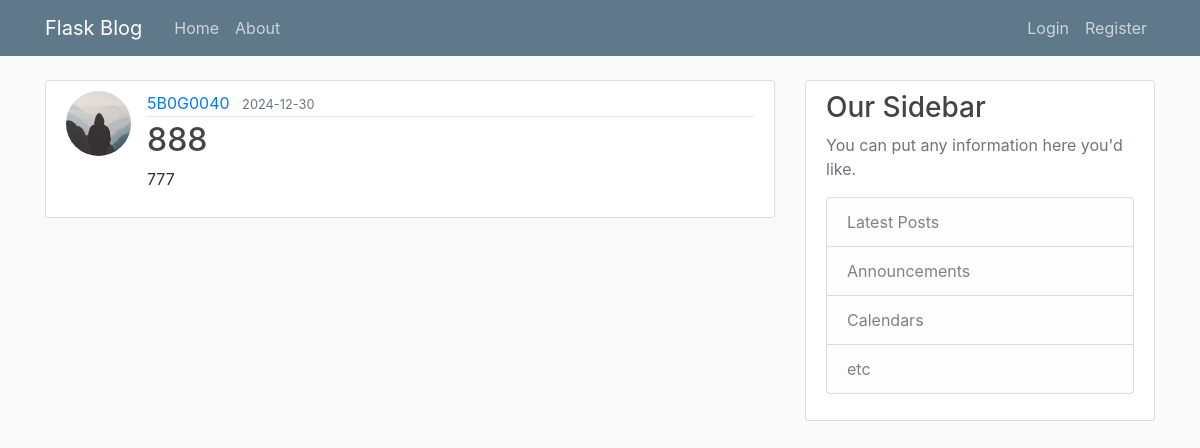
Screenshot of /post/3 with the database file from the repository.
### flaskblog/models.py (models this page shows, shortened)
class User(db.Model, UserMixin):
    id = db.Column(db.Integer, primary_key=True)  # 唯一的用戶 ID
    username = db.Column(db.String(20), unique=True, nullable=False)  # 用戶名稱，必須唯一
    email = db.Column(db.String(120), unique=True, nullable=False)  # 電子郵件，必須唯一
    image_file = db.Column(db.String(20), nullable=False, default='default.jpg')  # 用戶頭像檔名
    password = db.Column(db.String(60), nullable=False)  # 加密後的密碼
    posts = db.relationship('Post', backref='author', lazy=True)  # 一對多關係，關聯文章

class Post(db.Model):
    id = db.Column(db.Integer, primary_key=True)  # 唯一的文章 ID
    title = db.Column(db.String(100), nullable=False)  # 文章標題
    date_posted = db.Column(db.DateTime, nullable=False, default=datetime.utcnow)  # 發佈日期，默認為當前時間
    content = db.Column(db.Text, nullable=False)  # 文章內容
    user_id = db.Column(db.Integer, db.ForeignKey('user.id'), nullable=False)  # 關聯的用戶 ID

### flaskblog/posts/routes.py (the view)
@posts.route("/post/<int:post_id>")
def post(post_id):
    post = Post.query.get_or_404(post_id)  # 根據文章 ID 查詢，找不到則返回 404
    return render_template('post.html', title=post.title, post=post)  # 顯示文章詳情

### flaskblog/templates/post.html (shortened to what this page needs)
{% extends "layout.html" %}
{% block content %}
<article class="media content-section">
  <img class="rounded-circle article-img" src="{{ post.author.image_file }}" alt="作者頭像">
  <div class="media-body">
    <div class="article-metadata">
      <a class="mr-2" href="{{ url_for('users.user_posts', username=post.author.username) }}">{{ post.author.username }}</a>
      <small class="text-muted">{{ post.date_posted.strftime('%Y-%m-%d') }}</small>
    </div>
    <h2 class="article-title">{{ post.title }}</h2>
    <p class="article-content">{{ post.content }}</p>
  </div>
</article>
{% endblock content %}

### flaskblog/static/main.css (style rules this page uses)
body { background: #fafafa; color: #333333; margin-top: 5rem; }
h1, h2, h3, h4, h5, h6 { color: #444444; }
.content-section { background: #ffffff; padding: 10px 20px; border: 1px solid #dddddd; border-radius: 3px; margin-bottom: 20px; }
.article-title { color: #444444; }
.article-content { white-space: pre-line; }
.article-img { height: 65px; width: 65px; margin-right: 16px; }
.article-metadata { padding-bottom: 1px; margin-bottom: 4px; border-bottom: 1px solid #e3e3e3; }

### rows the page displays
User: author.image_file (placeholder picture), author.username "5B0G0040"
Post: date_posted "2024-12-30", title "888", content "777"
